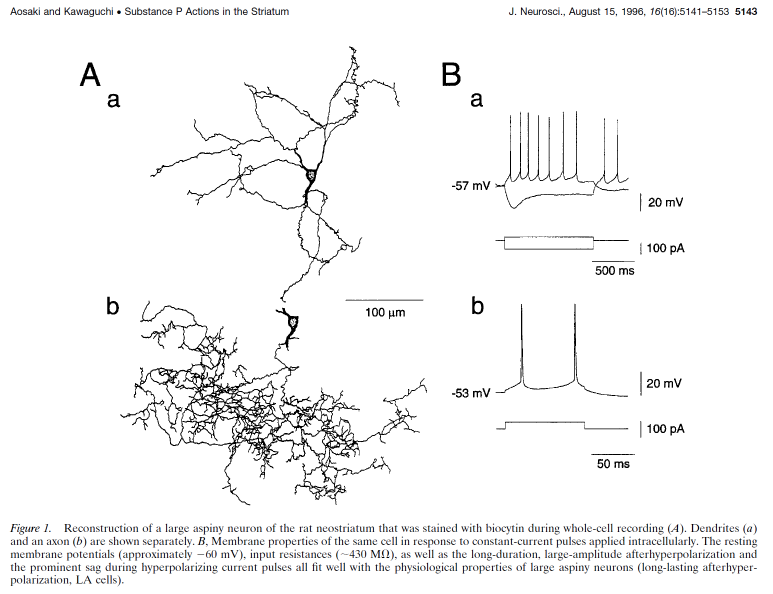
#> input picture docs/paper/plain_02/figures/aosaki_kawaguchi_1996_fig1_full.png, 1545 x 1188 px (shown at 1/2 size)
$ python arbor_hull.py
#> lines starting #> are read from the running program, lines starting #| are printed output that depends on the picture; after the words box and inside, x2 and y2 are one past the last pixel; in counts of white or black regions, pixels touching at a corner belong together
# ruff: noqa: INP001
"""
arbor_hull.py  --  Axon-arbor area of the ChI in Aosaki & Kawaguchi 1996 Fig. b (Kang's screenshot).

Steps
-----
1. Crop panel b (inside the red box); dark pixels = drawn neuron.
2. Scale: length of the 100 um scale bar in px.
3. Remove the scale bar, its "100 um" text and the "b" label; keep the axon + soma.
4. Bounding box, fitted ellipse (same extent) and convex hull of the dark pixels -> um^2.

Usage:
    .venv/Scripts/python.exe docs/paper/plain_02/scripts/arbor_hull.py
"""
from pathlib import Path

import numpy as np
from matplotlib.figure import Figure
from matplotlib.image import imread
from scipy.spatial import ConvexHull

# ── CONFIG ────────────────────────────────────────────────────────────────────
FIG_PATH = Path(__file__).resolve().parents[1] / "figures" / "aosaki_kawaguchi_1996_fig1_full.png"  # full Fig. 1 page (1545 px wide)
PANEL = (slice(603, 1030), slice(240, 875))  # rows, cols of panel Ab (axon); below the tip of the Aa dendrite
BAR_BOX = (slice(596, 605), slice(680, 860))  # where the 100 um scale bar line is
CLEAR_BOXES = [(slice(590, 645), slice(680, 860))]  # scale bar + "100 um" text
DARK = 0.5  # gray < this = drawn line
OUT_PATH = Path(__file__).resolve().parents[1] / "figures" / "arbor_hull_check.png"


def measure() -> dict:
    """Steps 1-4 -> gray image, px/um, arbor pixels (xs, ys), hull, and areas in um^2."""
    img = imread(FIG_PATH)[..., :3].mean(axis=2)
#> img: shape (1188, 1545) float32; min 0, max 1, mean 0.963
    dark = img < DARK
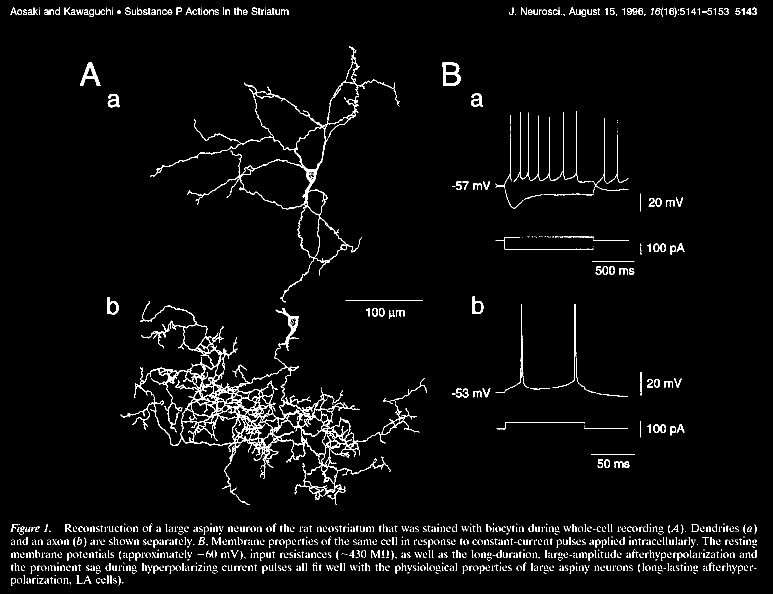
#> dark: shape (1188, 1545) bool (shown at 1/2 size); 3.3% white in thin lines or dots
    bar_cols = np.flatnonzero(dark[BAR_BOX].any(axis=0))
#> bar_cols = 155 values from 11 to 165
    px_per_um = (bar_cols.max() - bar_cols.min() + 1) / 100
#> px_per_um = 1.55
    for rows, cols in CLEAR_BOXES:
        dark[rows, cols] = False
#> dark: shape (1188, 1545) bool; 3.2% white in thin lines or dots
    panel = np.zeros_like(dark)
    panel[PANEL] = dark[PANEL]
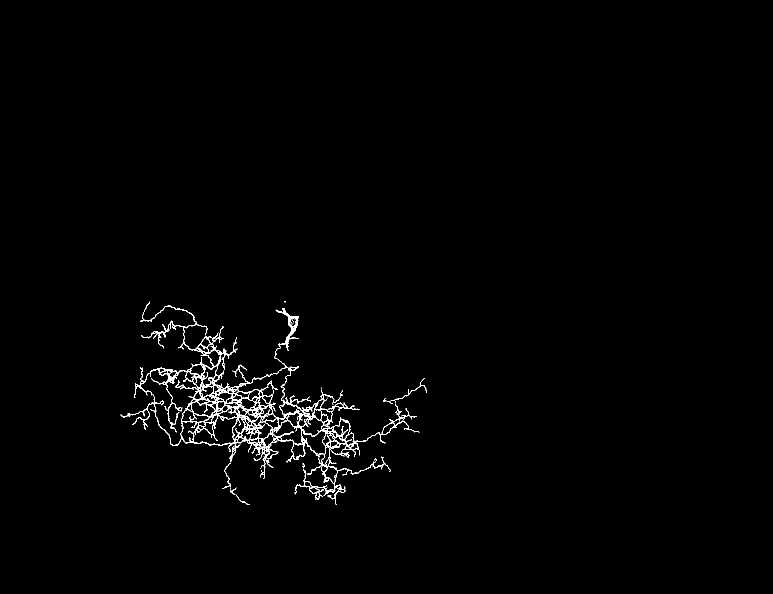
#> panel: shape (1188, 1545) bool (shown at 1/2 size); 1.1% white in thin lines or dots, all inside (x1, y1, x2, y2) = (241, 603, 854, 1010)
    ys, xs = np.nonzero(panel)
#> ys = 19714 values from 603 to 1009; xs = 19714 values, max 853 at index 5812, min 241 at index 10384, mean 513.6
    width_um, height_um = (np.ptp(xs) + 1) / px_per_um, (np.ptp(ys) + 1) / px_per_um
#> width_um = 395.5; height_um = 262.6
    hull = ConvexHull(np.c_[xs, ys])
    return {"img": img, "px_per_um": px_per_um, "xs": xs, "ys": ys, "hull": hull,
            "width_um": width_um, "height_um": height_um,
            "box_um2": width_um * height_um, "ellipse_um2": np.pi * width_um * height_um / 4,
            "hull_um2": hull.volume / px_per_um**2}  # 2-D: volume = area


def main() -> None:
    """Print the areas + save a check image."""
    m = measure()
#> m = 10 items
    print(f"{m['px_per_um']:.3f} px/um; extent {m['width_um']:.0f} x {m['height_um']:.0f} um; "
          f"box {m['box_um2'] / 1e3:.1f}, ellipse {m['ellipse_um2'] / 1e3:.1f}, "
          f"convex hull {m['hull_um2'] / 1e3:.1f} x 10^3 um^2")
#| 1.550 px/um; extent 395 x 263 um; box 103.8, ellipse 81.6, convex hull 77.6 x 10^3 um^2
    fig = Figure(figsize=(7, 6), layout="constrained")
    ax = fig.add_subplot()
    ax.imshow(m["img"], cmap="gray")
    ax.scatter(m["xs"], m["ys"], s=0.2, color="#0072B2")
    loop = np.r_[m["hull"].vertices, m["hull"].vertices[:1]]
#> loop = 21 values, max 19713 at index 12, min 0 at index 4, mean 10519.6
    ax.plot(m["xs"][loop], m["ys"][loop], color="#E69F00", lw=1.5)
    ax.set_title(f"convex hull {m['hull_um2'] / 1e3:.0f} × 10³ µm² (blue = pixels used)")
    ax.axis("off")
    fig.savefig(OUT_PATH, dpi=120)
    print(f"saved {OUT_PATH}")


if __name__ == "__main__":
    main()
